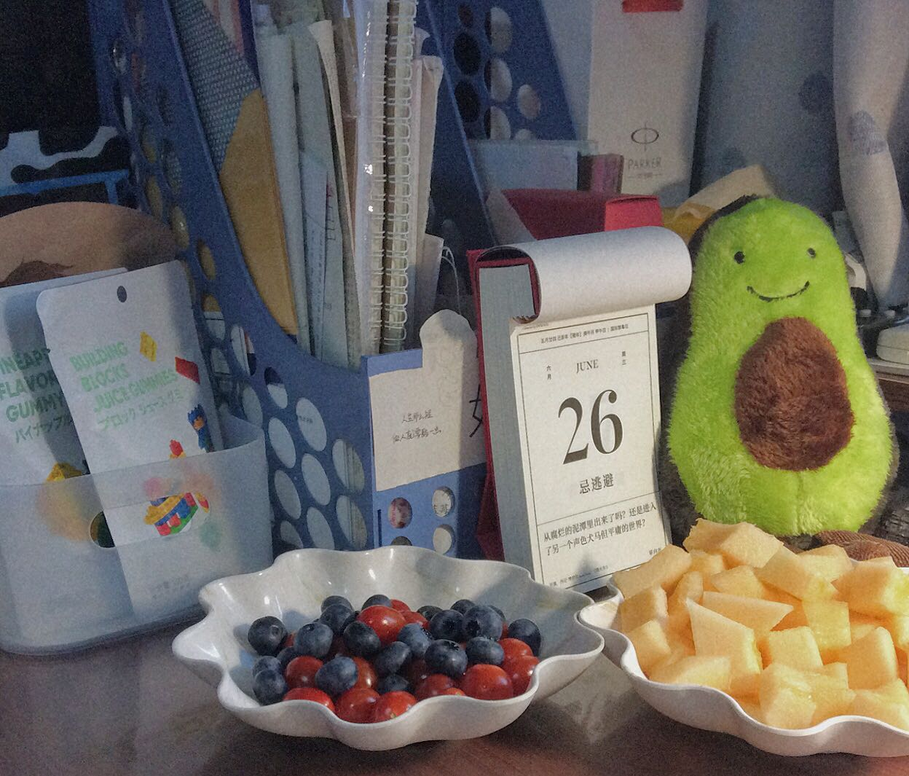
#> input picture carrier.png, 909 x 776 px, shrunk from 1248 x 1065 before the run
$ python '文本_加密.py'
#> lines starting #> are read from the running program, lines starting #| are printed output that depends on the picture
import numpy as np
import PIL.Image as Image

# 读取图片的像素信息
picture = Image.open('carrier.png').convert('L')
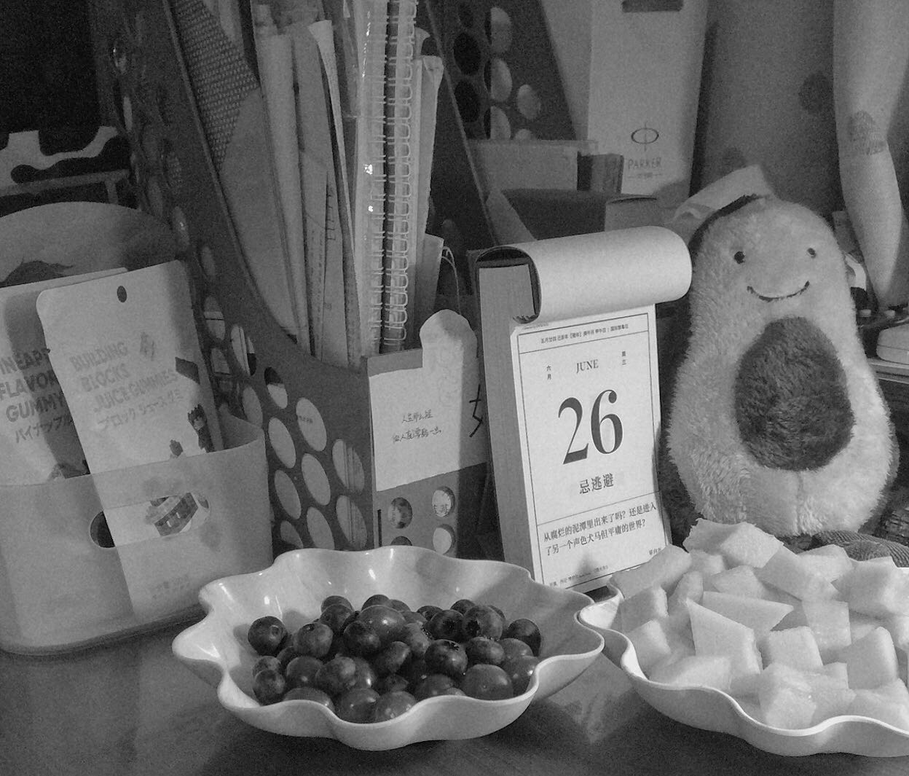
#> picture: PIL image 909x776 L; min 0, max 255, mean 105.5
pic_data = np.array(picture)

# 读取要隐写的文件
with open('secret.txt', encoding="utf-8") as file:
#> (reads secret.txt from the repository)
    secrets = file.read()

# 将图片拷贝一份，作为最终的图片数据
im_data = np.array(picture.copy()).ravel().tolist()
#> im_data = 705384 items

def cover_lsb(bin_index, data):
    '''
    :param bin_index:  当前字符的ascii的二进制
    :param data: 取出数组像素的八个数值
    :return: LSB隐写后的字符
    '''
    for i in range(len(secrets)):
        # 拿到第i个数据,转换成二进制
        data = im_data[i * 8: (i + 1) * 8]
#> (the run stopped early here; a loop or call above may not have finished)
